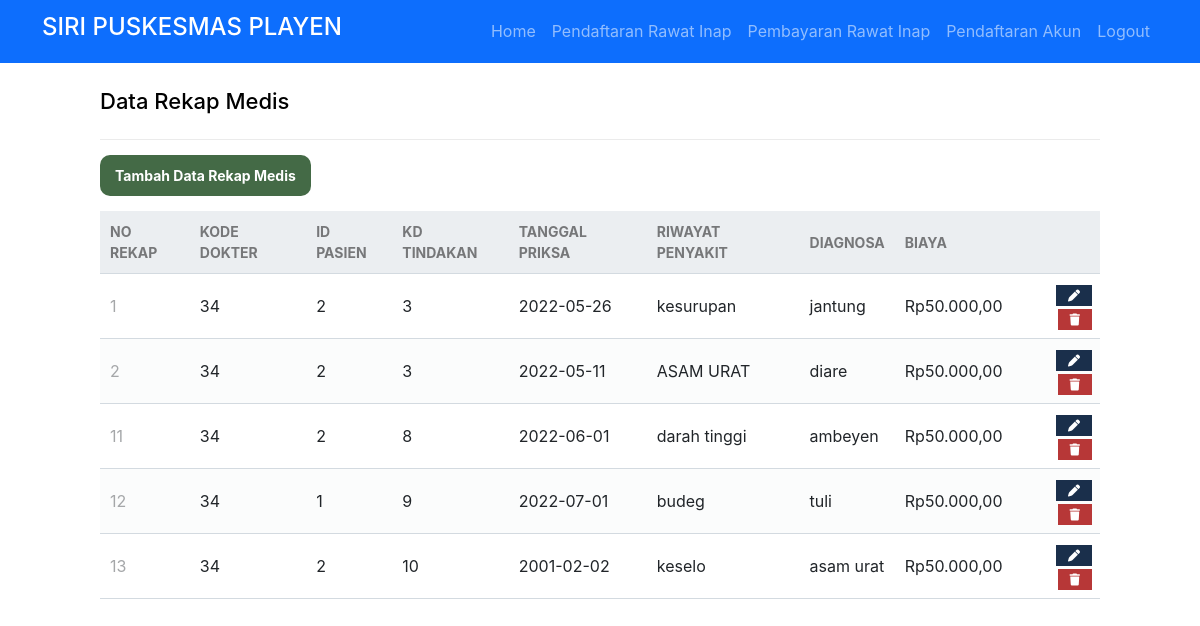
Page /perawat/rekapmedis/read.php (signed in) on the committed database.
### tables this page shows
CREATE TABLE `rekap_medis` (
  `no_rekap_medis` int(11) NOT NULL,
  `tanggal_periksa` date NOT NULL,
  `riwayat_penyakit` varchar(255) NOT NULL,
  `diagnose` varchar(255) NOT NULL,
  `kd_tindakan` int(11) NOT NULL,
  `biaya` int(255) NOT NULL,
  `kd_dokter` int(11) NOT NULL,
  `id_pasien` int(255) NOT NULL
);

### db/func.php (called while the page is built, shortened)
<?php
function rupiah($angka){
    $hasil = "Rp" . number_format($angka, '2', ',', '.');
    return $hasil;
}
?>

### perawat/rekapmedis/read.php (the view, shortened to what this page needs)
<?php
if ($_SESSION['username'] == '') {
	echo "<script>
    alert('Anda Harus Login terlebih dahulu');
    window.location.href='./auth/fmasuk.php';
    </script>";
} else {
?>
	<!DOCTYPE html>
	<html>
	<head>
		<link href="../../db/style.css" rel="stylesheet" type="text/css">
		<link href="https://cdn.jsdelivr.net/npm/bootstrap@5.2.0-beta1/dist/css/bootstrap.min.css" rel="stylesheet">
	</head>
	<body>
		<nav class="navbar navbar-expand-sm navbar-dark bg-primary">
			<div class="container">
				<a class="navbar-brand" href="#">
					<h4>SIRI PUSKESMAS PLAYEN </h3>
				</a>
				<ul class="navbar-nav ml-auto mt-2 mt-lg-0 d-flex align-items-center">
					<li class="nav-item">
						<a class="nav-link menu " id="menuHome" href="../../index.php">Home</a>
					</li>
					<?PHP if ($_SESSION['role_id'] == 1) { ?>
						<li class="nav-item">
							<a class="nav-link menu" id="daftarrawatinap" href="./pasien/daftarrawatinap.php"><i class=""></i>Pendaftaran Rawat Inap</a>
						</li>
						<li class="nav-item">
							<a class="nav-link menu" id="bayarrawatinap" href="./pasien/bayarrawatinap.php"><i class=""></i>Pembayaran Rawat Inap</a>
						</li>
						<li class="nav-item">
							<a class="nav-link menu" id="daftarakun" href="./pasien/daftarakun.php"><i class=""></i>Pendaftaran Akun</a>
						</li>
					<?PHP } ?>
					<li class="nav-item">
						<a class="nav-link menu" id="logout" href="../../auth/sLogout.php"><i class=""></i>Logout</a>
					</li>
				</ul>
			</div>
		</nav>
		<?php
		include("../../db/func.php");
		$pdo = pdo_connect_mysql();
		$page = isset($_GET['page']) && is_numeric($_GET['page']) ? (int)$_GET['page'] : 1;
		$records_per_page = 8;
		$stmt = $pdo->prepare('SELECT * FROM rekap_medis ORDER BY no_rekap_medis LIMIT :current_page, :record_per_page');
		$stmt->bindValue(':current_page', ($page - 1) * $records_per_page, PDO::PARAM_INT);
		$stmt->bindValue(':record_per_page', $records_per_page, PDO::PARAM_INT);
		$stmt->execute();
		$rekapmediss = $stmt->fetchAll(PDO::FETCH_ASSOC);
		?>
		<div class="content read">
			<h2>Data Rekap Medis</h2>
			<a href="./create.php" class="menu create-dokter" id="tambahDokter">Tambah Data Rekap Medis</a>
			<table>
				<thead>
					<tr>
						<td>NO REKAP</td>
						<td>KODE DOKTER</td>
						<td>ID PASIEN</td>
						<td>KD TINDAKAN</td>
						<td>TANGGAL PRIKSA</td>
						<td>RIWAYAT PENYAKIT</td>
						<td>DIAGNOSA</td>
						<td>BIAYA</td>
						<td></td>
					</tr>
				</thead>
				<tbody>
					<?php foreach ($rekapmediss as $rekapmedis) : ?>
						<tr>
							<td><?= $rekapmedis['no_rekap_medis'] ?></td>
							<td><?= $rekapmedis['kd_dokter'] ?></td>
							<td><?= $rekapmedis['kd_tindakan'] ?></td>
							<td><?= $rekapmedis['id_pasien'] ?></td>
							<td><?= $rekapmedis['tanggal_periksa'] ?></td>
							<td><?= $rekapmedis['riwayat_penyakit'] ?></td>
							<td><?= $rekapmedis['diagnose'] ?></td>
							<td><?= rupiah($rekapmedis['biaya']) ?></td>
							<td class="actions">
								<a href="update.php?no_rekap_medis=<?= $rekapmedis['no_rekap_medis'] ?>" class="menu edit" id="edit"><i class="fas fa-pen fa-xs"></i></a>
								<a href="delete.php?no_rekap_medis=<?= $rekapmedis['no_rekap_medis'] ?>" class="menu trash" id="hapus"><i class="fas fa-trash fa-xs"></i></a>
							</td>
						</tr>
					<?php endforeach; ?>
				</tbody>
			</table>
		</div>
	<?php
}
	?>

### db/style.css (style rules this page uses)
* { box-sizing: border-box; font-family: -apple-system, BlinkMacSystemFont, "segoe ui", roboto, oxygen, ubuntu, cantarell, "fira sans", "droid sans", "helvetica neue", Arial, sans-serif; font-size: 16px; -webkit-font-smoothing: antialiased; -moz-osx-font-smoothing: grayscale; }
body { background-color: #FFFFFF; margin: 0; }
.content { width: 1000px; margin: 0 auto; }
.content h2 { margin: 0; padding: 25px 0; font-size: 22px; border-bottom: 1px solid #ebebeb; color: black; }
.read .create-dokter { display: inline-block; text-decoration: none; background-color: #446A46; font-weight: bold; font-size: 14px; color: #FFFFFF; padding: 10px 15px; margin: 15px 0; border-radius: 10px; }
.read table { width: 100%; padding-top: 30px; border-collapse: collapse; }
.read table thead { background-color: #ebeef1; border-bottom: 1px solid #d3dae0; }
.read table thead td { padding: 10px; font-weight: bold; color: #767779; font-size: 14px; }
.read table tbody tr { border-bottom: 1px solid #d3dae0; }
.read table tbody tr:nth-child(even) { background-color: #fbfcfc; }
.read table tbody tr td { padding: 10px; }
.read table tbody tr td:nth-child(1) { color: #a5a7a9; }
.read table tbody tr td.actions { padding: 8px; text-align: right; }
.read table tbody tr td.actions .edit, .read table tbody tr td.actions .trash { display: inline-flex; text-align: right; text-decoration: none; color: #FFFFFF; padding: 10px 12px; }
.read table tbody tr td.actions .trash { background-color: #b73737; }
.read table tbody tr td.actions .edit { background-color: #1A2F4B; }

### rows in the picture
rekap_medis: no_rekap_medis "1", kd_dokter "34", kd_tindakan "2", id_pasien "3", tanggal_periksa "2022-05-26", riwayat_penyakit "kesurupan", diagnose "jantung", biaya "Rp50.000,00"
rekap_medis: no_rekap_medis "2", kd_dokter "34", kd_tindakan "2", id_pasien "3", tanggal_periksa "2022-05-11", riwayat_penyakit "ASAM URAT", diagnose "diare", biaya "Rp50.000,00"
rekap_medis: no_rekap_medis "11", kd_dokter "34", kd_tindakan "2", id_pasien "8", tanggal_periksa "2022-06-01", riwayat_penyakit "darah tinggi", diagnose "ambeyen", biaya "Rp50.000,00"
rekap_medis: no_rekap_medis "12", kd_dokter "34", kd_tindakan "1", id_pasien "9", tanggal_periksa "2022-07-01", riwayat_penyakit "budeg", diagnose "tuli", biaya "Rp50.000,00"
rekap_medis: no_rekap_medis "13", kd_dokter "34", kd_tindakan "2", id_pasien "10", tanggal_periksa "2001-02-02", riwayat_penyakit "keselo", diagnose "asam urat", biaya "Rp50.000,00"
